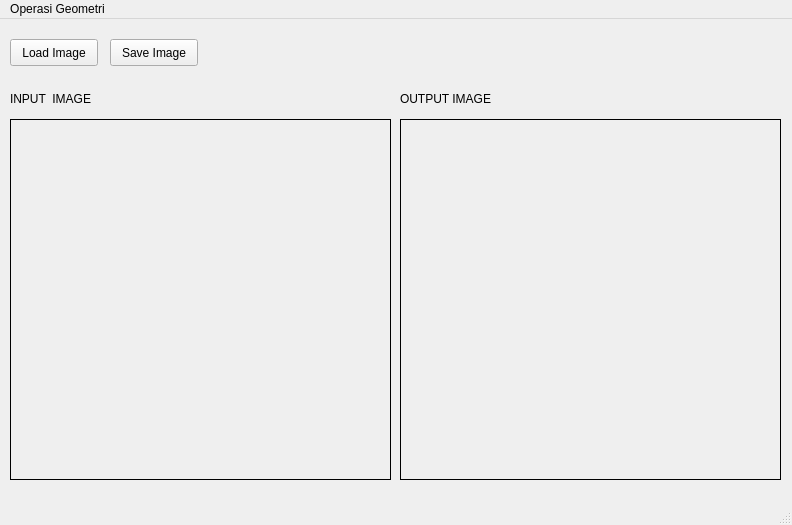
<?xml version="1.0" encoding="UTF-8"?>
<ui version="4.0">
 <class>MainWindow</class>
 <widget class="QMainWindow" name="MainWindow">
  <property name="geometry">
   <rect>
    <x>0</x>
    <y>0</y>
    <width>792</width>
    <height>525</height>
   </rect>
  </property>
  <property name="windowTitle">
   <string>MainWindow</string>
  </property>
  <widget class="QWidget" name="centralwidget">
   <widget class="QLabel" name="imglabel">
    <property name="geometry">
     <rect>
      <x>10</x>
      <y>100</y>
      <width>381</width>
      <height>361</height>
     </rect>
    </property>
    <property name="frameShape">
     <enum>QFrame::Box</enum>
    </property>
    <property name="text">
     <string/>
    </property>
   </widget>
   <widget class="QPushButton" name="loadbutton">
    <property name="geometry">
     <rect>
      <x>10</x>
      <y>20</y>
      <width>88</width>
      <height>27</height>
     </rect>
    </property>
    <property name="text">
     <string>Load Image</string>
    </property>
   </widget>
   <widget class="QPushButton" name="saveButton">
    <property name="geometry">
     <rect>
      <x>110</x>
      <y>20</y>
      <width>88</width>
      <height>27</height>
     </rect>
    </property>
    <property name="text">
     <string>Save Image</string>
    </property>
   </widget>
   <widget class="QLabel" name="imglabel_2">
    <property name="geometry">
     <rect>
      <x>400</x>
      <y>100</y>
      <width>381</width>
      <height>361</height>
     </rect>
    </property>
    <property name="frameShape">
     <enum>QFrame::Box</enum>
    </property>
    <property name="text">
     <string/>
    </property>
   </widget>
   <widget class="QLabel" name="label_2">
    <property name="geometry">
     <rect>
      <x>400</x>
      <y>70</y>
      <width>111</width>
      <height>19</height>
     </rect>
    </property>
    <property name="text">
     <string>OUTPUT IMAGE</string>
    </property>
   </widget>
   <widget class="QLabel" name="label">
    <property name="geometry">
     <rect>
      <x>10</x>
      <y>70</y>
      <width>101</width>
      <height>19</height>
     </rect>
    </property>
    <property name="text">
     <string>INPUT  IMAGE</string>
    </property>
   </widget>
  </widget>
  <widget class="QMenuBar" name="menubar">
   <property name="geometry">
    <rect>
     <x>0</x>
     <y>0</y>
     <width>792</width>
     <height>24</height>
    </rect>
   </property>
   <widget class="QMenu" name="menuOperasiGeometri">
    <property name="title">
     <string>Operasi Geometri</string>
    </property>
    <widget class="QMenu" name="menuRotasi">
     <property name="title">
      <string>Rotasi</string>
     </property>
     <addaction name="actionRotasiMinus45"/>
     <addaction name="actionRotasi45"/>
     <addaction name="actionRotasiMinus90"/>
     <addaction name="actionRotasi90"/>
     <addaction name="actionRotasi180"/>
    </widget>
    <addaction name="menuRotasi"/>
   </widget>
   <addaction name="menuOperasiGeometri"/>
  </widget>
  <widget class="QStatusBar" name="statusbar"/>
  <action name="actionRotasiMinus45">
   <property name="text">
    <string>-45 derajat</string>
   </property>
  </action>
  <action name="actionRotasi45">
   <property name="text">
    <string>45 derajat</string>
   </property>
  </action>
  <action name="actionRotasiMinus90">
   <property name="text">
    <string>-90 derajat</string>
   </property>
  </action>
  <action name="actionRotasi90">
   <property name="text">
    <string>90 derajat</string>
   </property>
  </action>
  <action name="actionRotasi180">
   <property name="text">
    <string>180 derajat</string>
   </property>
  </action>
 </widget>
 <resources/>
 <connections/>
</ui>
